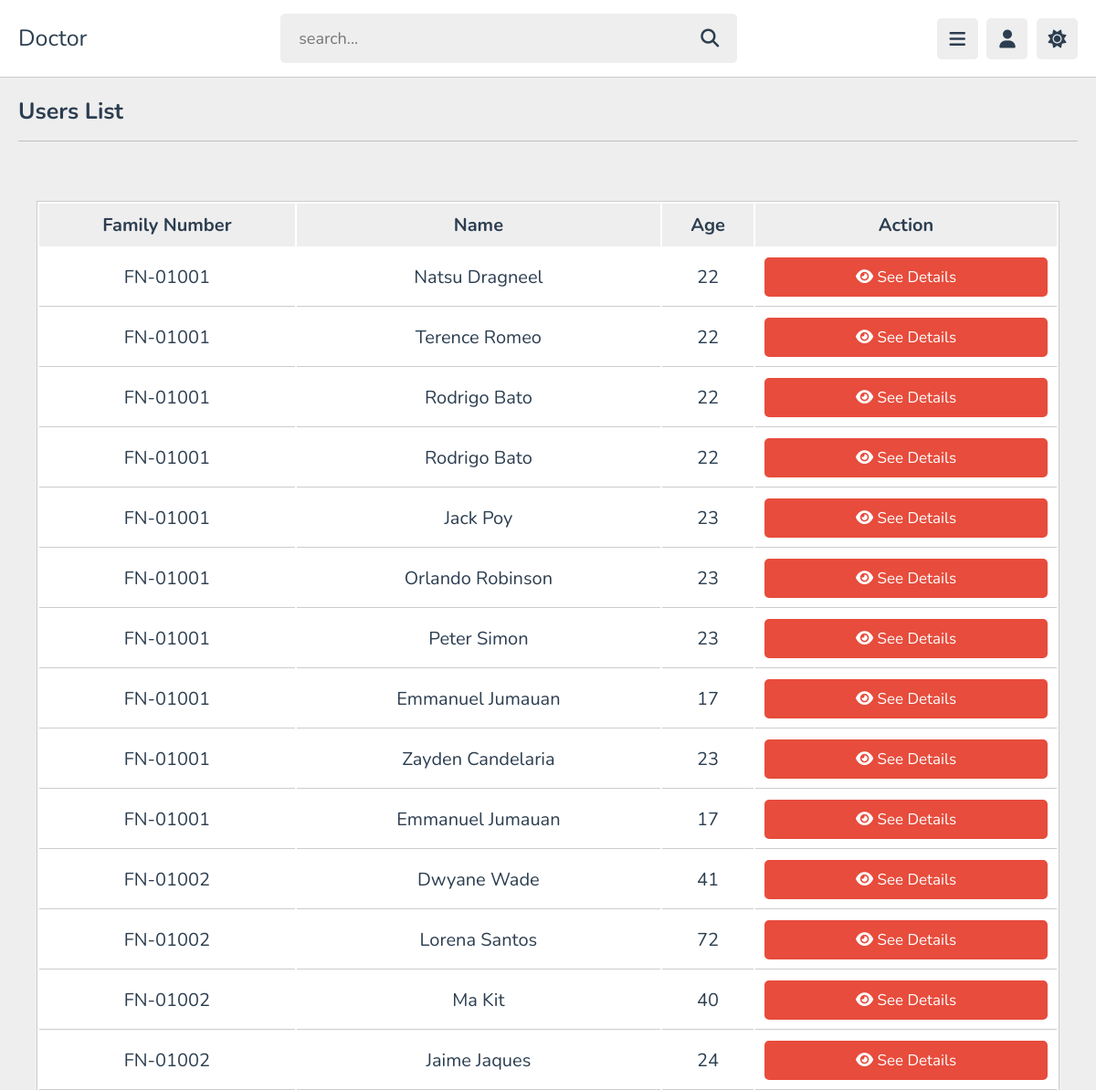
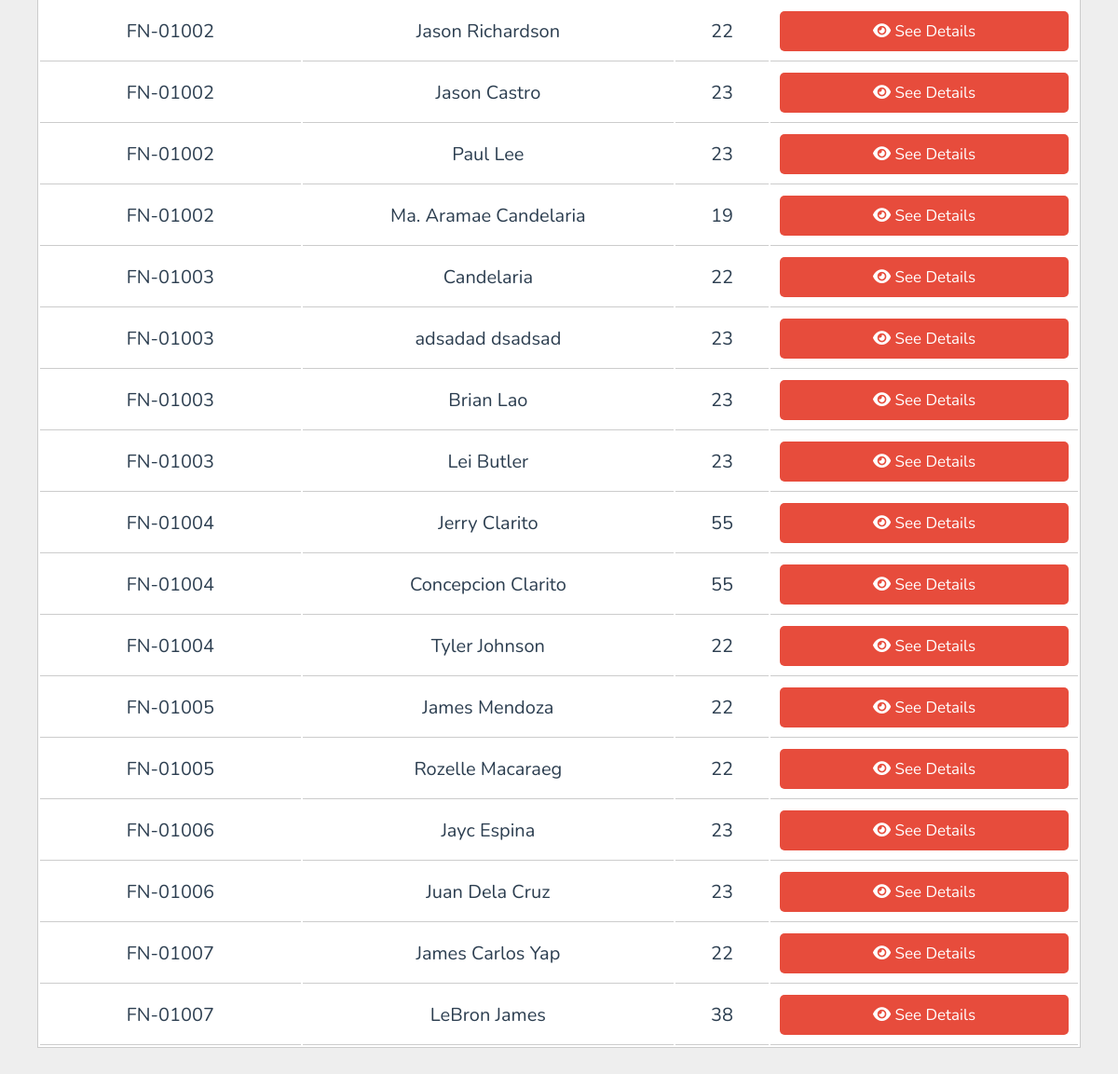
The app's page /modules_doctor/doctor_users_page.php (signed in) with its own data (2 pictures, top to bottom).
### tables this page shows
CREATE TABLE IF NOT EXISTS `users` (
  `id` bigint NOT NULL AUTO_INCREMENT,
  `user_id` bigint NOT NULL,
  `type` enum('Citizen') NOT NULL,
  `firstName` varchar(100) NOT NULL,
  `middleName` varchar(255) NOT NULL,
  `middleInitial` varchar(1) NOT NULL,
  `lastName` varchar(100) NOT NULL,
  `suffix` varchar(255) NOT NULL,
  `birthday` date NOT NULL,
  `age` bigint NOT NULL,
  `sex` enum('Male','Female') NOT NULL,
  `familyNumber` varchar(8) NOT NULL,
  `height` bigint NOT NULL,
  `weight` bigint NOT NULL,
  `bp` varchar(8) NOT NULL,
  `updated` date NOT NULL,
  `username` varchar(100) NOT NULL,
  `email` varchar(100) NOT NULL,
  `phoneNumber` bigint NOT NULL,
  `password` varchar(100) NOT NULL,
  `verify_token` varchar(255) NOT NULL,
  `verify_status` tinyint NOT NULL DEFAULT '0' COMMENT '0 = no, 1 = yes',
  `otp` varchar(255) NOT NULL,
  `activation_code` varchar(255) NOT NULL,
  `recovery_time` timestamp NOT NULL ON UPDATE CURRENT_TIMESTAMP,
  PRIMARY KEY (`id`),
  KEY `user_id` (`user_id`),
  KEY `firstName` (`firstName`),
  KEY `lastName` (`lastName`),
  KEY `birthday` (`birthday`),
  KEY `age` (`age`),
  KEY `sex` (`sex`),
  KEY `familyNumber` (`familyNumber`),
  KEY `username` (`username`),
  KEY `email` (`email`),
  KEY `phoneNumber` (`phoneNumber`),
  KEY `height` (`height`),
  KEY `weight` (`weight`),
  KEY `bp` (`bp`),
  KEY `updated` (`updated`),
  KEY `midleName` (`middleName`),
  KEY `middleInitial` (`middleInitial`),
  KEY `suffix` (`suffix`),
  KEY `verify_token` (`verify_token`),
  KEY `verify_status` (`verify_status`)
);

### modules_doctor/doctor_users_page.php (the view, shortened to what this page needs)
<?php
    include '../components/connection.php';
?>
<!DOCTYPE html>
<html lang="en" dir="ltr">
    <head>
        <link rel="stylesheet" href="https://cdnjs.cloudflare.com/ajax/libs/font-awesome/6.1.2/css/all.min.css">
        <link rel="stylesheet" href="../css/inventory.css">
    </head>
    <body>
        <?php
            include '../components/header_doctor.php';
        ?>
        <section class="dashboard">
            <h1 class="heading">Users List</h1>
            <div class="container">
                <?php
                    $select = mysqli_query($con, "SELECT * FROM users ORDER BY familyNumber ASC");
                ?>
                <div class="product-display">
                    <table class="product-display-table">
                        <thead>
                            <tr>
                                <th>Family Number</th>
                                <th>Name</th>
                                <th>Age</th>
                                <th>Action</th>
                            </tr>
                        </thead>
                        <?php while($row = mysqli_fetch_assoc($select)){ ?>
                            <tr>
                                <td>
                                    <?php echo $row['familyNumber']; ?>
                                </td>
                                <td>
                                    <?php echo $row['firstName']; ?> <?php echo $row['lastName']; ?>
                                </td>
                                <td>
                                    <?php echo $row['age']; ?>
                                </td>
                                <td>
                                    <a href="doctor_users_profile.php?edit=<?php echo $row['id']; ?>" class="btns"> <i class="fa fa-eye"></i> See Details </a>
                                </td>
                            </tr>
                        <?php } ?>
                    </table>
                </div>
            </div>
        </section>
    </body>
</html>

### css/inventory.css (style rules this page uses)
:root { --main-color:#ef6292; --red:#e74c3c; --orange:#f39c12; --light-color:#888; --light-bg:#eee; --black:#2c3e50; --white:#fff; --border:.1rem solid rgba(0,0,0,.2); }
* { font-family: 'Nunito', sans-serif; margin:0; padding:0; box-sizing: border-box; outline: none; border:none; text-decoration: none; }
html { font-size: 62.5%; overflow-x: hidden; }
body { background-color: var(--light-bg); padding-left: 30rem; }
section { padding:2rem; margin: 0 auto; max-width: 1200px; }
.heading { font-size: 2.5rem; color:var(--black); margin-bottom: 2.5rem; border-bottom: var(--border); padding-bottom: 1.5rem; text-transform: capitalize; }
.btns { display: block; width: 100%; cursor: pointer; border-radius: .5rem; margin-top: 1rem; font-size: 1.7rem; padding:1rem 3rem; background: var(--main-color); color: #fff; text-align: center; }
.container { max-width: 1200px; padding:2rem; margin:0 auto; }
.product-display { margin:2rem 0; border: var(--border); background: var(--white); }
.product-display .product-display-table { width: 100%; text-align: center; }
.product-display .product-display-table thead { background: var(--light-bg); color: var(--black); }
.product-display .product-display-table th { padding:1rem; font-size: 2rem; }
.product-display .product-display-table td { padding:1rem; font-size: 2rem; color: var(--black); border-bottom: var(--border); }
.product-display .product-display-table .btns:first-child { background: #27ae60; margin-top: 0; }
.product-display .product-display-table .btns:last-child { background: var(--red); }
@media (max-width:1200px) { body { padding-left: 0; } }

### records on screen
users: familyNumber "FN-01001", firstName "Natsu", lastName "Dragneel", age "22"
users: familyNumber "FN-01001", firstName "Terence", lastName "Romeo", age "22"
users: familyNumber "FN-01001", firstName "Rodrigo", lastName "Bato", age "22"
users: familyNumber "FN-01001", firstName "Rodrigo", lastName "Bato", age "22"
users: familyNumber "FN-01001", firstName "Jack", lastName "Poy", age "23"
users: familyNumber "FN-01001", firstName "Orlando", lastName "Robinson", age "23"
users: familyNumber "FN-01001", firstName "Peter", lastName "Simon", age "23"
users: familyNumber "FN-01001", firstName "Emmanuel", lastName "Jumauan", age "17"
users: familyNumber "FN-01001", firstName "Zayden", lastName "Candelaria", age "23"
users: familyNumber "FN-01001", firstName "Emmanuel", lastName "Jumauan", age "17"
users: familyNumber "FN-01002", firstName "Dwyane", lastName "Wade", age "41"
users: familyNumber "FN-01002", firstName "Lorena", lastName "Santos", age "72"
users: familyNumber "FN-01002", firstName "Ma", lastName "Kit", age "40"
users: familyNumber "FN-01002", firstName "Jaime", lastName "Jaques", age "24"
users: familyNumber "FN-01002", firstName "Jason", lastName "Richardson", age "22"
users: familyNumber "FN-01002", firstName "Jason", lastName "Castro", age "23"
users: familyNumber "FN-01002", firstName "Paul", lastName "Lee", age "23"
users: familyNumber "FN-01002", firstName "Ma. Aramae", lastName "Candelaria", age "19"
users: familyNumber "FN-01003", lastName "Candelaria", age "22"
users: familyNumber "FN-01003", firstName "adsadad", lastName "dsadsad", age "23"
users: familyNumber "FN-01003", firstName "Brian", lastName "Lao", age "23"
users: familyNumber "FN-01003", firstName "Lei", lastName "Butler", age "23"
users: familyNumber "FN-01004", firstName "Jerry", lastName "Clarito", age "55"
users: familyNumber "FN-01004", firstName "Concepcion", lastName "Clarito", age "55"
users: familyNumber "FN-01004", firstName "Tyler", lastName "Johnson", age "22"
users: familyNumber "FN-01005", firstName "James", lastName "Mendoza", age "22"
users: familyNumber "FN-01005", firstName "Rozelle", lastName "Macaraeg", age "22"
users: familyNumber "FN-01006", firstName "Jayc", lastName "Espina", age "23"
users: familyNumber "FN-01006", firstName "Juan", lastName "Dela Cruz", age "23"
users: familyNumber "FN-01007", firstName "James Carlos", lastName "Yap", age "22"
users: familyNumber "FN-01007", firstName "LeBron", lastName "James", age "38"
